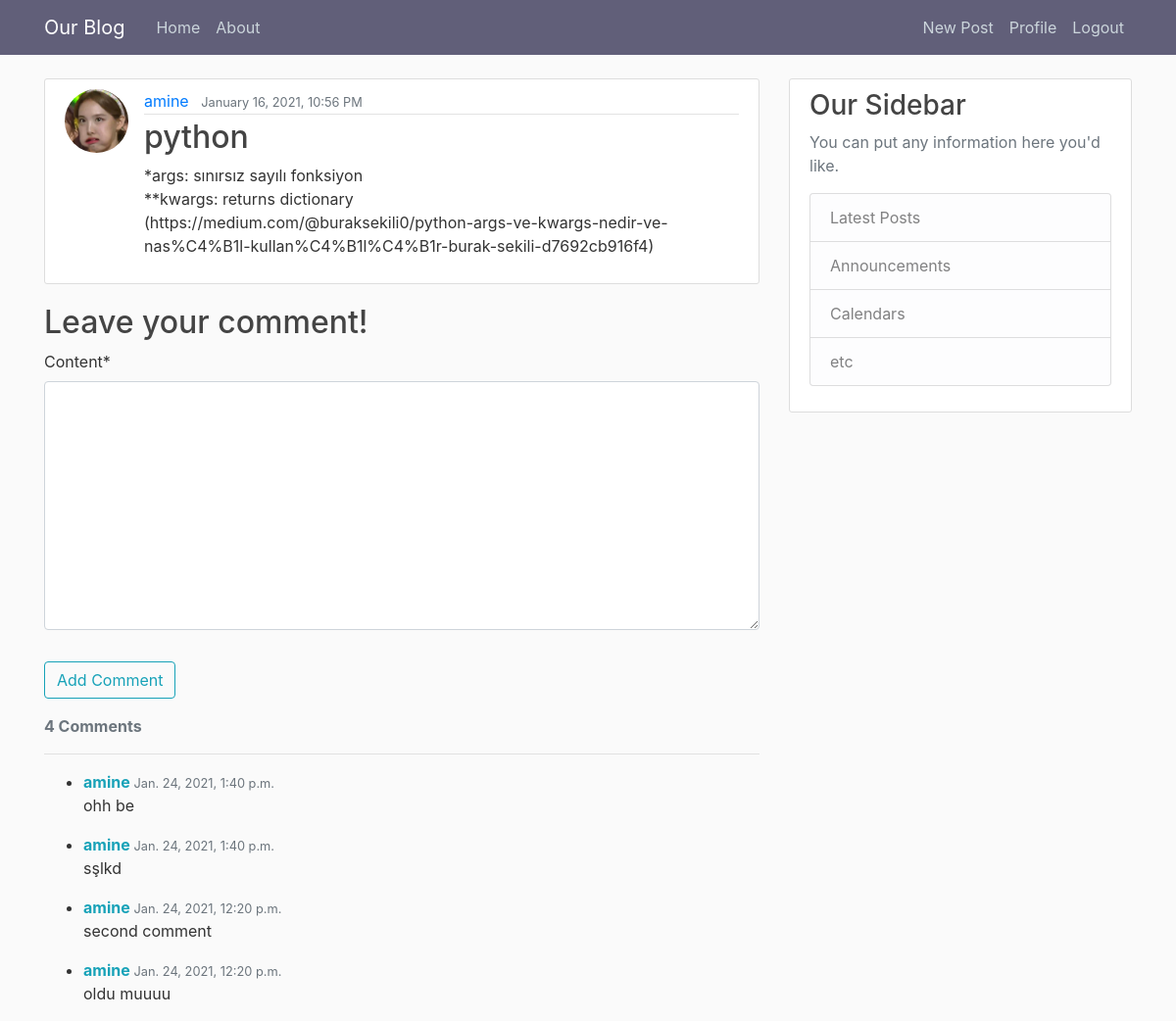
Page /post/8/ (signed in) on the committed database.
### blog/models.py (models this page shows, shortened)
class Post(models.Model):
	title = models.CharField(max_length=100)
	content = models.TextField()
	date_posted = models.DateTimeField(default=timezone.now)
	author = models.ForeignKey(User, on_delete=models.CASCADE)
	@property
	def number_of_comments(self):
		return Comment.objects.filter(blogpost_connected=self).count()

class Comment(models.Model):
	blogpost_connected = models.ForeignKey(Post, related_name='comments', on_delete=models.CASCADE)
	author = models.ForeignKey(User, on_delete=models.CASCADE)
	content = models.TextField()
	date_posted = models.DateTimeField(default=timezone.now)

### users/models.py (models this page shows, shortened)
class Profile(models.Model):
    user = models.OneToOneField(User, on_delete=models.CASCADE)  # cascade: if user is deleted, delete the profile
    image = models.ImageField(default='default.jpg', upload_to='profile_pics')

### blog/views.py (the view, shortened to what this page needs)
# urls.py: path('post/<int:pk>/', PostDetailView.as_view(), name='post-detail'),
class PostDetailView(DetailView):
    model = Post
    def get_context_data(self, **kwargs):
        data = super().get_context_data(**kwargs)
        comments_connected = Comment.objects.filter(blogpost_connected=self.get_object()).order_by('-date_posted')
        data['comments'] = comments_connected
        if self.request.user.is_authenticated:
            data['comment_form'] = NewCommentForm(instance=self.request.user)
        return data

### blog/forms.py
class NewCommentForm(forms.ModelForm):
    class Meta:
        model = Comment
        fields = ['content']

### blog/templates/blog/post_detail.html (shortened to what this page needs)
{% extends "blog/base.html" %}
{% load crispy_forms_tags %}
{% block content %}
	<article class="media content-section">
	  <img class="rounded-circle article-img" src="{{ object.author.profile.image.url }}">
	  <div class="media-body">
		<div class="article-metadata">
		  <a class="mr-2" href="#">{{ object.author }}</a>
		  <small class="text-muted">{{ object.date_posted|date:"F d, Y, h:i A" }}</small>
		</div>
		<h2 class="article-title">{{ object.title }}</h2>
		<p class="article-content">{{ object.content }}</p>
	  </div>
	</article>
	<h2>Leave your comment!</h2>
	<div id="comments-section">
		{% if user.is_authenticated %}
		<form method="POST">
			<fieldset class="form-group">
                {{ comment_form|crispy }}
			</fieldset>
			<div class="form-group">
                <button class="btn btn-outline-info" type="submit">Add Comment</button>
            </div>
		</form>
		{% else %}
		<a class="btn btn-outline-info" href="{% url 'login' %}?next={{request.path}}">Log in to add a comment!</a><br>
		{% endif %}
		{% if comments %}
		  <strong class="text-secondary">{{ object.number_of_comments }} Comment{{ object.number_of_comments|pluralize }}</strong>
		  <hr>
		  <ul>
			{% for comment in comments %}
			<li>
			 <div>
				<span>
				  <strong class="text-info">{{ comment.author }} </strong>
				  <small class="text-muted">{{ comment.date_posted }}</small>
				</span>
				<p>
				  {{ comment.content|safe }}
				</p>
			  </div>
			</li>
			{% endfor %}
		  </ul>
		  {% else %}
			<strong class="text-secondary">No comments yet...</strong>
		  {% endif %}
	</div>
{% endblock content %}

### blog/static/blog/main.css (style rules this page uses)
body { background: #fafafa; color: #333333; margin-top: 5rem; }
h1, h2, h3, h4, h5, h6 { color: #444444; }
ul { margin: 0; }
.content-section { background: #ffffff; padding: 10px 20px; border: 1px solid #dddddd; border-radius: 3px; margin-bottom: 20px; }
.article-title { color: #444444; }
.article-content { white-space: pre-line; }
.article-img { height: 65px; width: 65px; margin-right: 16px; }
.article-metadata { padding-bottom: 1px; margin-bottom: 4px; border-bottom: 1px solid #e3e3e3 }

### rows in the picture
Post: author.profile.image (picture), author "amine", date_posted "January 16, 2021, 10:56 PM", title "python", content "*args: sınırsız sayılı fonksiyon **kwargs: returns dictionary (https://medium.com/@buraksekili0/python-args-ve-kwargs-nedir-ve-nas%C4%B1l-kullan%C4%B1l%C4%B1r-burak-sekili-d7692cb916f4)", number_of_comments "4"
Comment: author "amine", date_posted "Jan. 24, 2021, 1:40 p.m.", content "ohh be"
Comment: author "amine", date_posted "Jan. 24, 2021, 1:40 p.m.", content "sşlkd"
Comment: author "amine", date_posted "Jan. 24, 2021, 12:20 p.m.", content "second comment"
Comment: author "amine", date_posted "Jan. 24, 2021, 12:20 p.m.", content "oldu muuuu"
